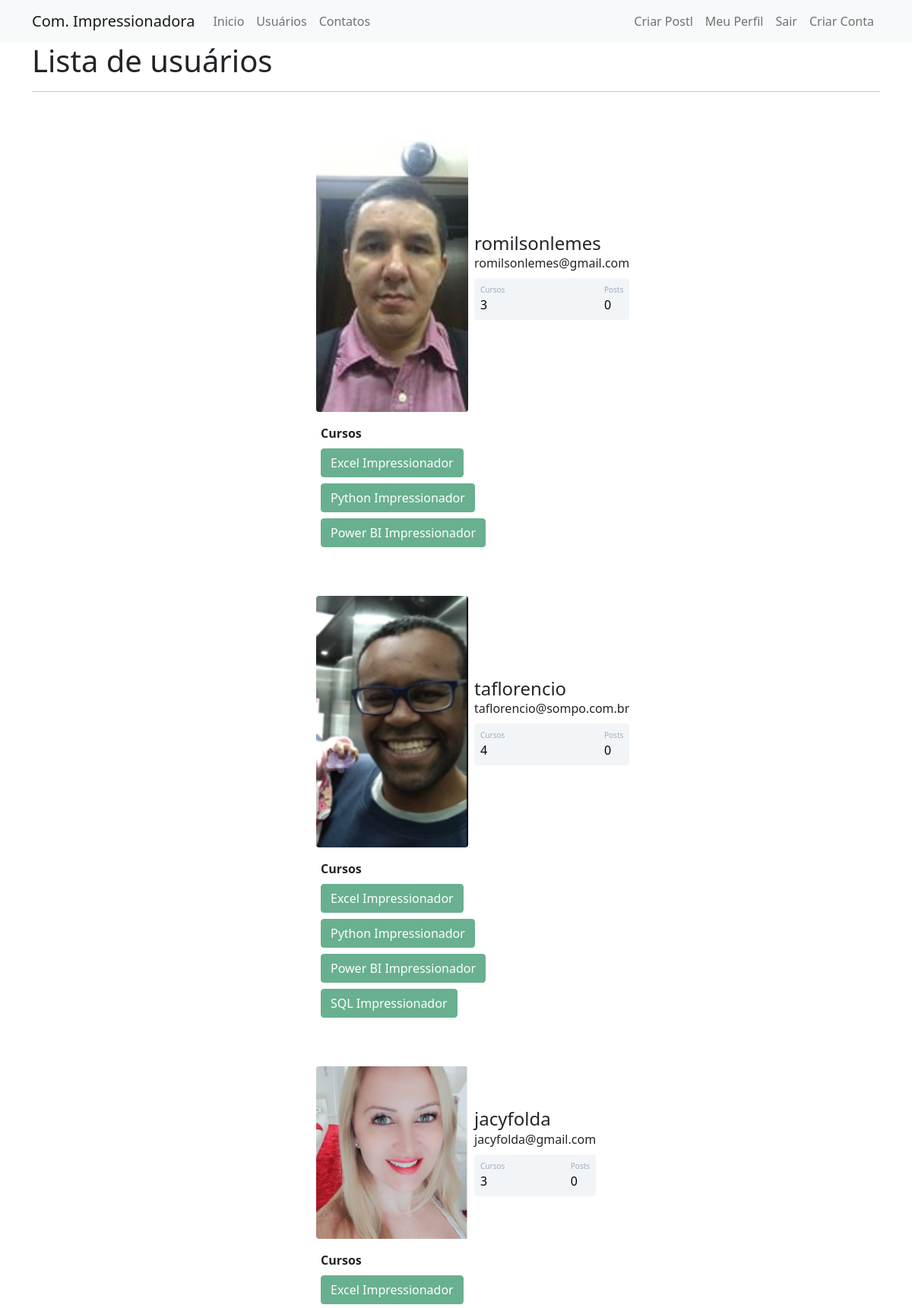
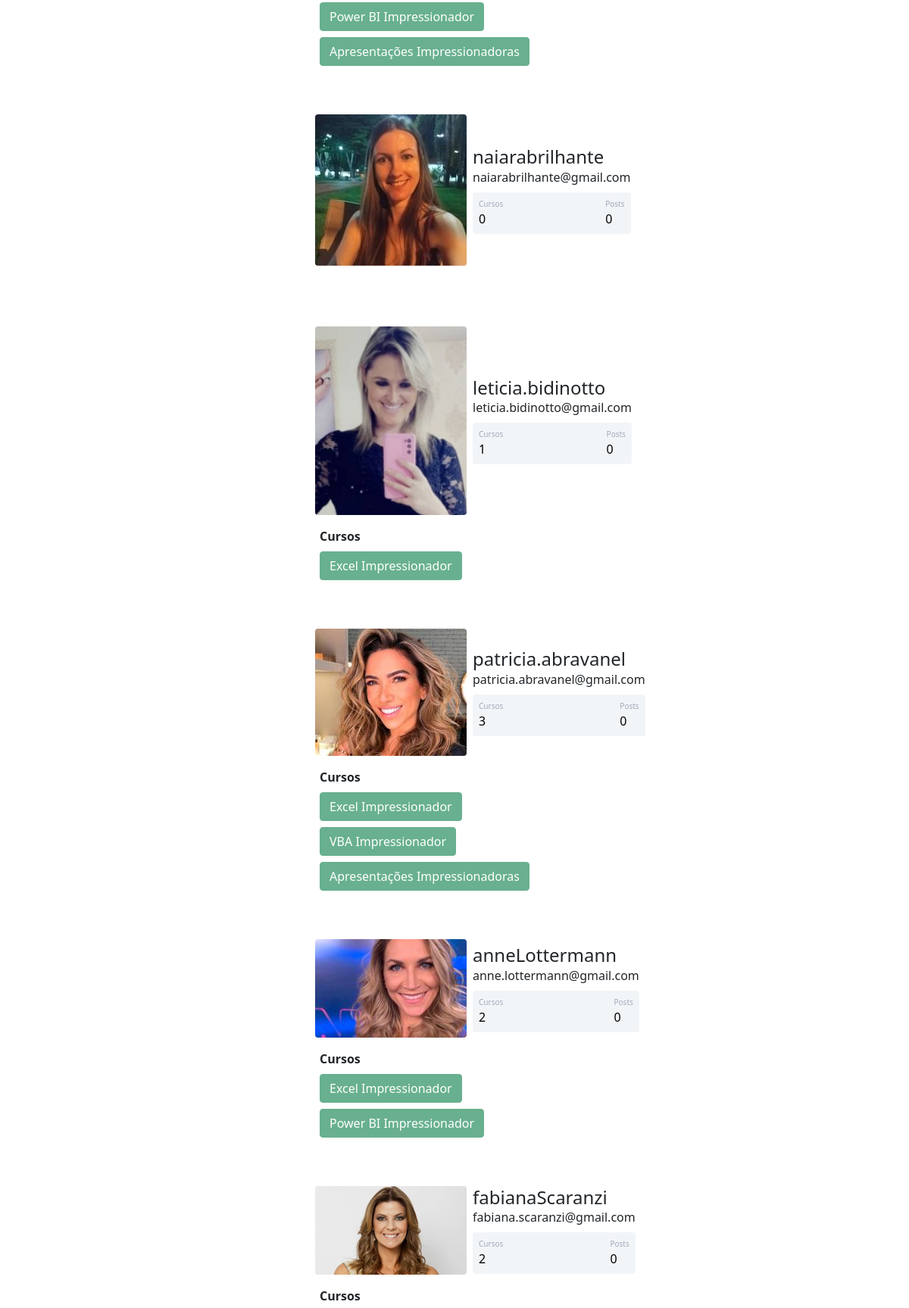
The page /usuarios (signed in, upper part) on the database its author committed (2 pictures, top to bottom).
### comunidadeimpressionadora/models.py (models this page shows)
class Usuario(database.Model, UserMixin):
    id = database.Column(database.Integer, primary_key=True)
    username = database.Column(database.String, nullable=False)
    email = database.Column(database.String, nullable=False, unique=True)
    senha = database.Column(database.String, nullable=False)
    foto_perfil = database.Column(database.String, default='default.jpg')
    posts = database.relationship('Post', backref='autor', lazy=True)
    cursos = database.Column(database.String, nullable=False, default='Não Informado')

### comunidadeimpressionadora/routes.py (the view)
@app.route('/usuarios')
@login_required
def usuarios():
    listaUsuarios = Usuario.query.all()
    return render_template('usuarios.html', listaUsuarios=listaUsuarios)

### comunidadeimpressionadora/models.py (called while the page is built)
@login_manager.user_loader
def load_usuario(id_usuario):
    return Usuario.query.get(int(id_usuario))

### comunidadeimpressionadora/templates/usuarios.html (shortened to what this page needs)
{% extends 'base.html' %}
{% block body %}
        <div class="container">
            <h1>Lista de usuários</h1>
            <hr>
            {% for usuario in listaUsuarios %}
                  <div class="container mt-5 d-flex justify-content-center">
                      <div class="card p-3">
                          <div class="d-flex align-items-center">
                              <div class="image pe-2"> <img src="{{  url_for('static', filename='fotos_perfil/{}'.format(usuario.foto_perfil)) }}" class="rounded" width="200"> </div>
                              <div class="ml-3 w-100">
                                      <h4 class="mb-0 mt-0">{{ usuario.username }}</h4> <span> {{ usuario.email }}</span>
                                      <div class="p-2 mt-2 bg-primary d-flex justify-content-between rounded text-white stats">
                                          {% if 'Não Informado' in usuario.cursos %}
                                            <div class="d-flex flex-column"> <span class="articles">Cursos</span> <span class="number1">0</span> </div>
                                          {% else %}
                                            <div class="d-flex flex-column"> <span class="articles">Cursos</span> <span class="number1">{{ usuario.cursos.count(';') + 1 }}</span> </div>
                                          {% endif %}
                                          <div class="d-flex flex-column"> <span class="rating">Posts</span> <span class="number3">0</span> </div>
                                      </div>
                              </div>
                        </div>
                      </div>
                  </div>
                  {% if 'Não Informado' not in usuario.cursos %}
                          <div class="row justify-content-center">
                              <div class="col col-4" style="text-align-center">
                                    <strong>Cursos</strong><br>
                                    {% for curso in usuario.cursos.split(';') %}
                                        <button type="button" class="btn btn-success mt-2" disabled>{{ curso }}</button>
                                    {% endfor %}
                              </div>
                          </div>
                  {% endif %}
            {% endfor %}
        </div>
{% endblock %}

### comunidadeimpressionadora/static/main.css (style rules this page uses)
.card { width: 400px; border: none; border-radius: 10px; background-color: #fff }
.stats { background: #f2f5f8 !important; color: #000 !important }
.articles { font-size: 10px; color: #a1aab9 }
.number1 { font-weight: 500 }
.rating { font-size: 10px; color: #a1aab9 }
.number3 { font-weight: 500 }

### rows shown on the page
Usuario: foto_perfil (picture), username "romilsonlemes", email "romilsonlemes@gmail.com", cursos "3", curso "Excel Impressionador" "Python Impressionador" "Power BI Impressionador"
Usuario: foto_perfil (picture), username "taflorencio", email "taflorencio@sompo.com.br", cursos "4", curso "Excel Impressionador" "Python Impressionador" "Power BI Impressionador" "SQL Impressionador"
Usuario: foto_perfil (picture), username "jacyfolda", email "jacyfolda@gmail.com", cursos "3", curso "Excel Impressionador" "Power BI Impressionador" "Apresentações Impressionadoras"
Usuario: foto_perfil (picture), username "naiarabrilhante", email "naiarabrilhante@gmail.com", cursos "Cursos"
Usuario: foto_perfil (picture), username "leticia.bidinotto", email "leticia.bidinotto@gmail.com", cursos "1", cursos "Excel Impressionador"
Usuario: foto_perfil (picture), username "patricia.abravanel", email "patricia.abravanel@gmail.com", cursos "3", curso "Excel Impressionador" "VBA Impressionador" "Apresentações Impressionadoras"
Usuario: foto_perfil (picture), username "anneLottermann", email "anne.lottermann@gmail.com", cursos "2", curso "Excel Impressionador" "Power BI Impressionador"
Usuario: foto_perfil (picture), username "fabianaScaranzi", email "fabiana.scaranzi@gmail.com", cursos "2"
